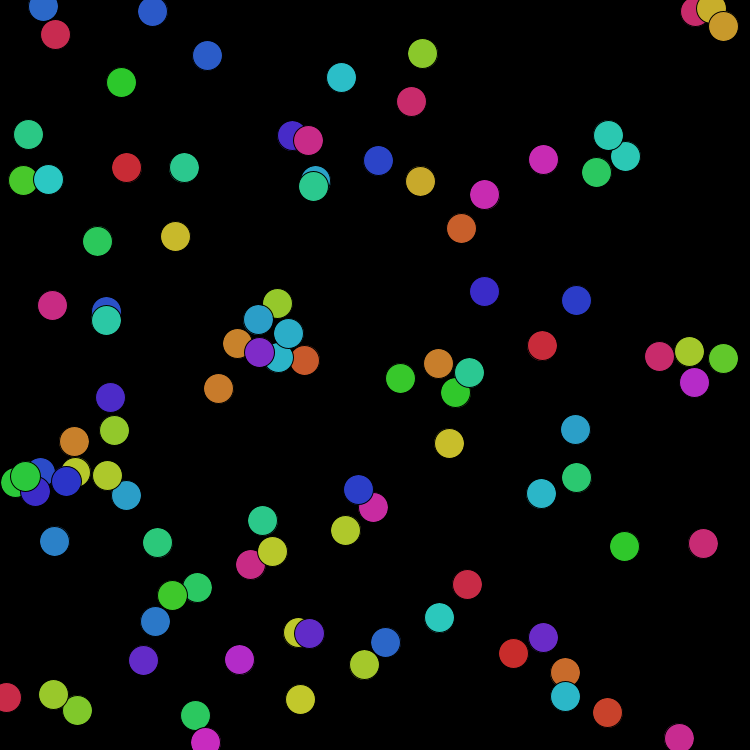
Frame 1 (no input)
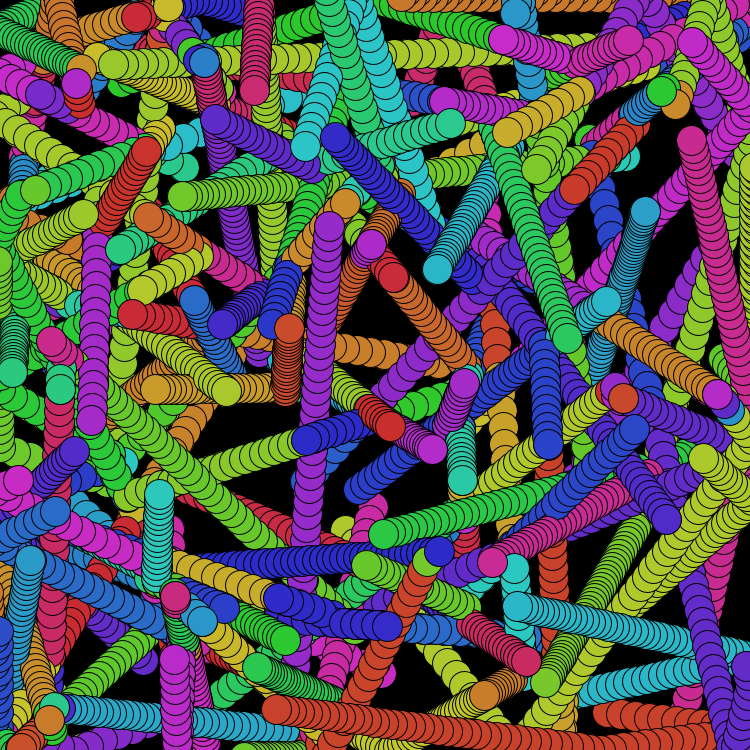
Frame 60 (the mouse pressed at the canvas centre just before this capture)
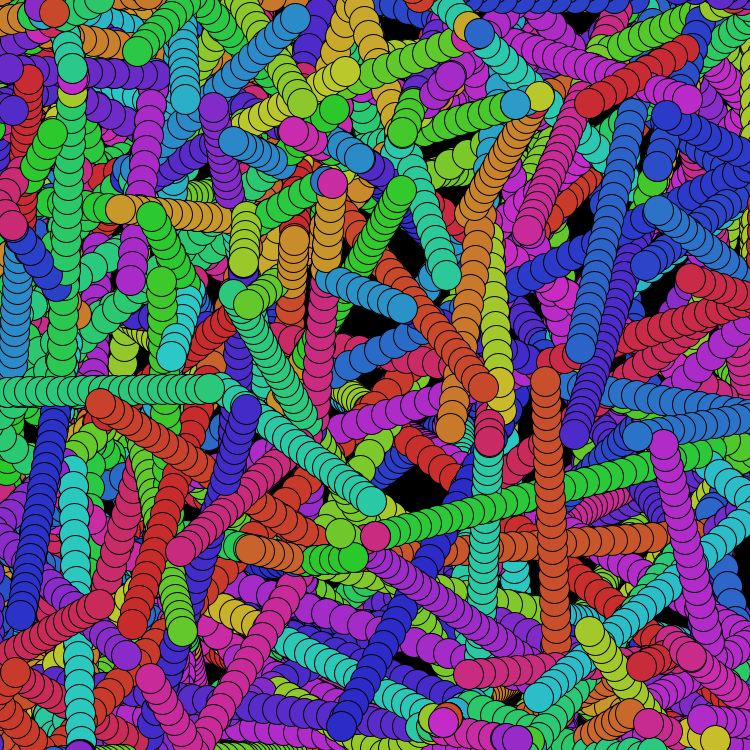
Frame 120 (the mouse held since frame 60 and released just before this capture)

The Processing sketch that drew these frames (run headless with seeded random() and noise(); from frame 60 on, the mouse is pressed at the canvas centre):

// Processing sketch: H_reflect
// ── H_reflect.pde

int NUMCIRCLES = 100;

float[] thex = new float[NUMCIRCLES];
float[] they = new float[NUMCIRCLES];
float[] v = new float[NUMCIRCLES];
float[] t = new float[NUMCIRCLES];

float[] hue = new float[NUMCIRCLES];

int i, j; // THE GREAT COUNTER VARIABLES

float dia = 30;

float decay = 0.99;

void setup()
{
  size(750, 750);
  background(0);
  colorMode(HSB, 255);

  for (i = 0; i < NUMCIRCLES; i++)
  {
    thex[i] = random(0, width);
    they[i] = random(0, height);

    v[i] = random(5, 20); // random velocity
    t[i] = random(0, TWO_PI); // random angle

    hue[i] = random(0, 255); // random hue
  }
}

void draw()
{
  //background(0);

  fill(255, 100);

  float mj = mouseJam();
  mj = map(mj, 0, 50, 0., 1.);

  for (i = 0; i<NUMCIRCLES; i++)
  {
    fill(hue[i], 200, 200);
    ellipse(thex[i], they[i], dia, dia);


    thex[i] = thex[i]+v[i]*cos(t[i]);
    they[i] = they[i]+v[i]*sin(t[i]);

    // collision detect
    for (j = 0; j<NUMCIRCLES; j++)
    {
      float cj = circleJam(thex[i], they[i], thex[j], they[j]);
      if (i!=j && cj<dia/2) // they're touching
      {
        hue[i] = random(0, 255); // random hue
        hue[j] = random(0, 255); // random hue
        if (thex[i]>thex[j]) t[i] = PI - t[i];
        if (thex[i]<thex[j]) t[i] = PI - t[i];
        if (they[i]>they[j]) t[i] = TWO_PI - t[i];
        if (they[i]<they[j]) t[i] = TWO_PI - t[i];
        v[i]*=1.01;
      }
    }


    if (thex[i]>width) t[i] = PI - t[i];
    if (thex[i]<0) t[i] = PI - t[i];
    if (they[i]>height) t[i] = TWO_PI - t[i];
    if (they[i]<0) t[i] = TWO_PI - t[i];

    v[i]*=decay;
    v[i]+=mj;
  }
}

void keyPressed()
{
  for (i = 0; i < NUMCIRCLES; i++)
  {
    thex[i] = random(0, width);
    they[i] = random(0, height);

    v[i] = random(5, 20); // random velocity
    t[i] = random(0, TWO_PI); // random angle
  }
}

float mouseJam()
{
  return(sqrt((pmouseX-mouseX)*(pmouseX-mouseX) + (pmouseY-mouseY)*(pmouseY-mouseY)));
}

float circleJam(float x1, float y1, float x2, float y2)
{
  return(sqrt((x1-x2)*(x1-x2) + (y1-y2)*(y1-y2)));
}
